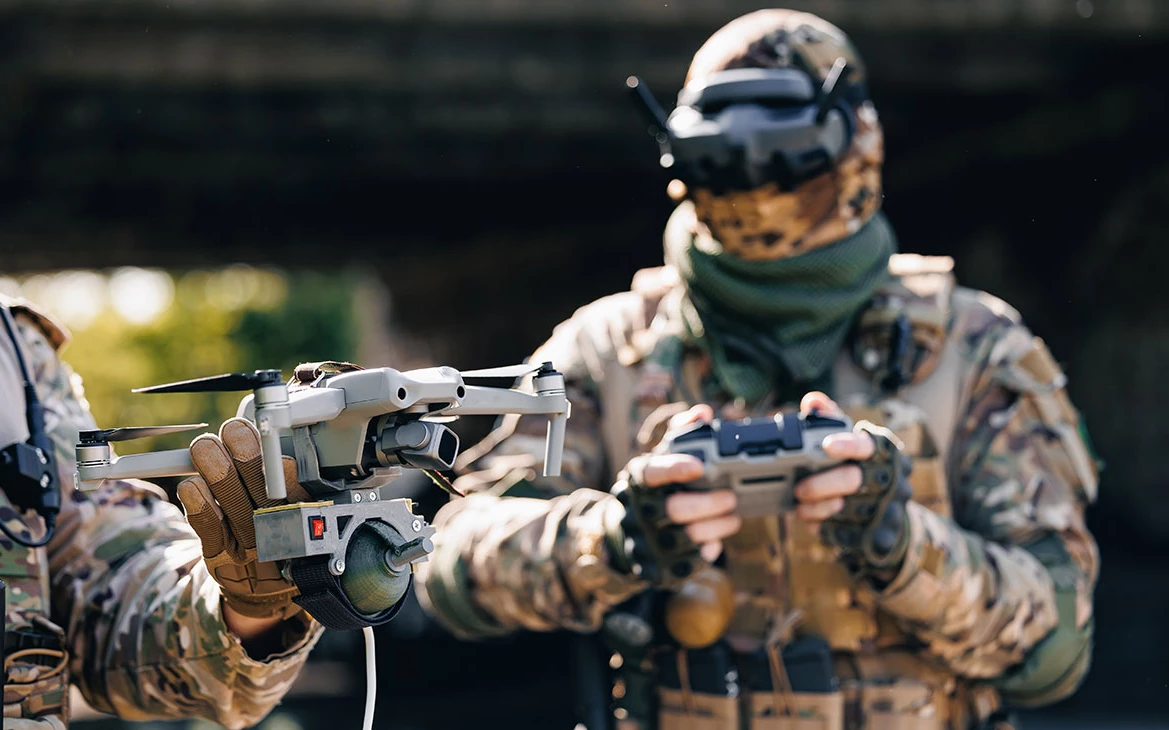
#> input picture hero.webp, 1169 x 730 px
$ python generate.py
#> lines starting #> are read from the running program, lines starting #| are printed output that depends on the picture
# -*- coding: utf-8 -*-
"""Агитационные макеты ВБС: плакат A4, пост, сторис, статус.
Стиль сайта: светлая тема, триколор, фото с лендинга крупно и без затемнения."""
import os, random, qrcode
from PIL import Image, ImageDraw, ImageFont

ROOT = os.path.dirname(os.path.abspath(__file__))
OUT = ROOT
URL = 'https://mozgikom-commits.github.io/vbs-landing/'

BG     = (255, 255, 255)
INK    = (11, 18, 32)
BLUE   = (0, 57, 166)
RED    = (213, 43, 30)
MUTED  = (82, 97, 122)
BORDER = (210, 219, 232)
WHITE  = (255, 255, 255)

F_OSWALD = os.path.join(ROOT, 'fonts/Oswald-var.ttf')
F_INTER = os.path.join(ROOT, 'fonts/Inter-var.ttf')
HERO = os.path.join(ROOT, '..', 'hero.webp')
LOGO = os.path.join(ROOT, '..', 'logo.png')

def font(family, size, weight='Regular'):
    f = ImageFont.truetype(F_OSWALD if family == 'o' else F_INTER, size)
    if weight != 'Regular':
        try: f.set_variation_by_name(weight)
        except Exception: pass
    return f

def logo(size):
    return Image.open(LOGO).convert('RGBA').resize((size, size), Image.LANCZOS)

def put_logo(canvas, xy, size):
    lg = logo(size); canvas.paste(lg, xy, lg)

def photo(box_w, box_h, focus_y=0.5, focus_x=0.5):
    im = Image.open(HERO).convert('RGB')
    w, h = im.size
    scale = max(box_w / w, box_h / h)
    nw, nh = int(w * scale + .5), int(h * scale + .5)
    im = im.resize((nw, nh), Image.LANCZOS)
    left = int((nw - box_w) * focus_x)
    top = int((nh - box_h) * focus_y)
    return im.crop((left, top, left + box_w, top + box_h))

def tricolor(canvas, y, h):
    d = ImageDraw.Draw(canvas); W = canvas.width
    d.rectangle([0, y, W // 3, y + h], fill=WHITE)
    d.rectangle([W // 3, y, 2 * W // 3, y + h], fill=BLUE)
    d.rectangle([2 * W // 3, y, W, y + h], fill=RED)

def torn(canvas, y, depth, color=BG, seed=7, step=70):
    d = ImageDraw.Draw(canvas)
    rnd = random.Random(seed)
    W, H = canvas.size
    pts = [(0, y + rnd.randint(-6, 6))]
    x = 0
    while x < W:
        x = min(W, x + step)
        pts.append((x, y + rnd.randint(-depth // 2, depth // 2)))
    pts += [(W, H), (0, H)]
    d.polygon(pts, fill=color)

# [22 lines left out: functions hud, down_hint, qr_image, not called in this run]

def top_band(im, h, text, f):
    W = im.width
    band = Image.new('RGB', (W, h), (8, 15, 30))
    im.paste(Image.blend(im.crop((0, 0, W, h)), band, 0.55), (0, 0))
    ImageDraw.Draw(im).text((W // 2, h // 2), text, font=f, fill=WHITE, anchor='mm')

# --------- 1. Плакат A4 ---------
def build_poster():
    W, H = 2480, 3508
    M = 150
    im = Image.new('RGB', (W, H), BG)
#> im: PIL image 2480x3508 RGB; every value is 255
    d = ImageDraw.Draw(im)

    ph_h = 1640
    im.paste(photo(W, ph_h, focus_y=0.42), (0, 0))
#> in photo, im is the input picture: PIL image 1169x730 RGB; mean R, G, B 73.7, 71.6, 66.8
#> in photo, `return im.crop((left, top, left + box_w, top + box_h))`:
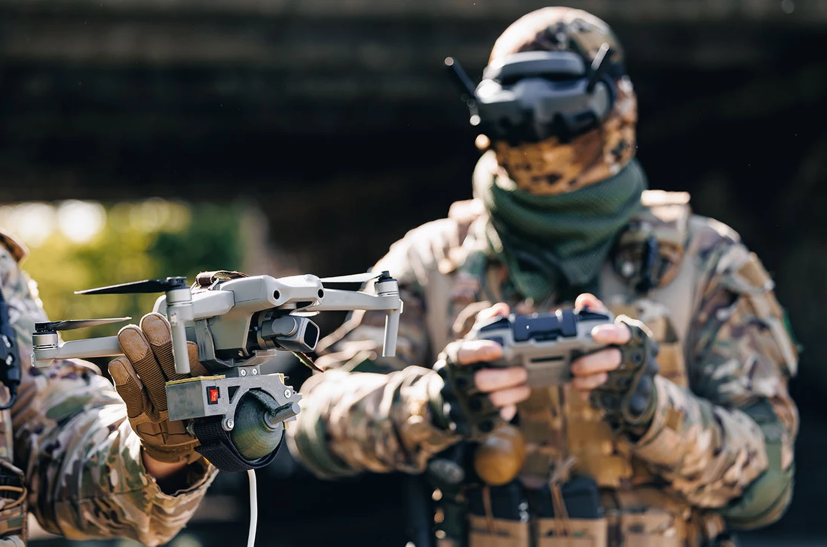
#> returned value: PIL image 2480x1640 RGB (shown at 1/3 size); mean R, G, B 75.5, 73.1, 67.9
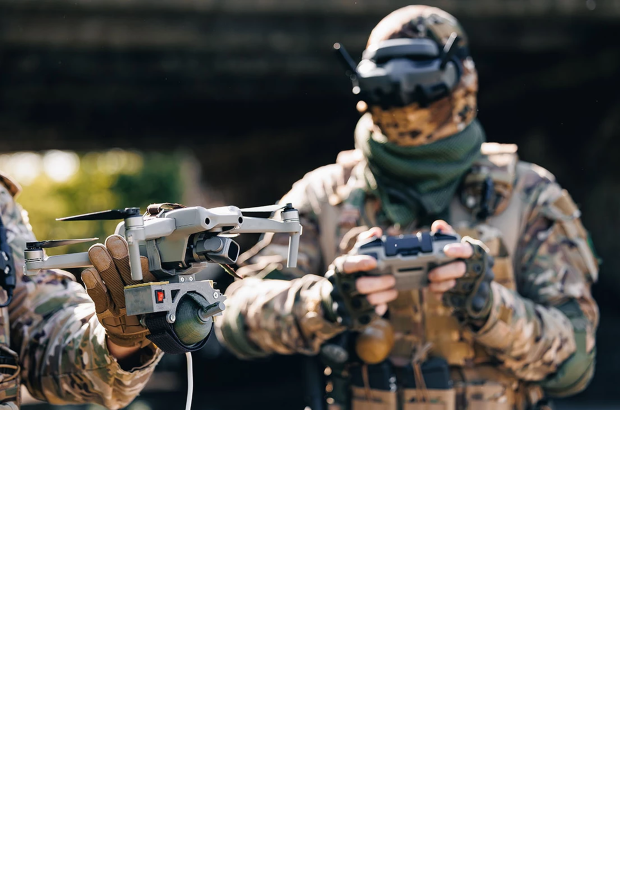
#> im: PIL image 2480x3508 RGB (shown at 1/4 size); mean R, G, B 171.1, 170, 167.5
    torn(im, ph_h - 8, 90, seed=11, step=80)
    tricolor(im, 0, 22)
    top_band(im, 150, 'МИНОБОРОНЫ РФ  •  ПРИМОРСКИЙ КРАЙ, С. ПОКРОВКА', font('o', 46, 'Medium'))
#> in top_band, `band = Image.new('RGB', (W, h), (8, 15, 30))`:
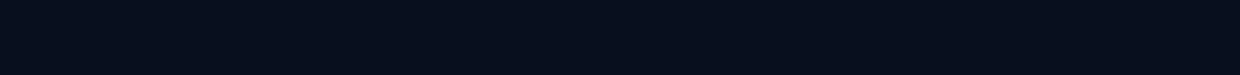
#> band: PIL image 2480x150 RGB (shown at 1/2 size); mean R, G, B 8, 15, 30
#> in top_band, `ImageDraw.Draw(im).text((W // 2, h // 2), text, font=f, fill=WHITE, an..`:
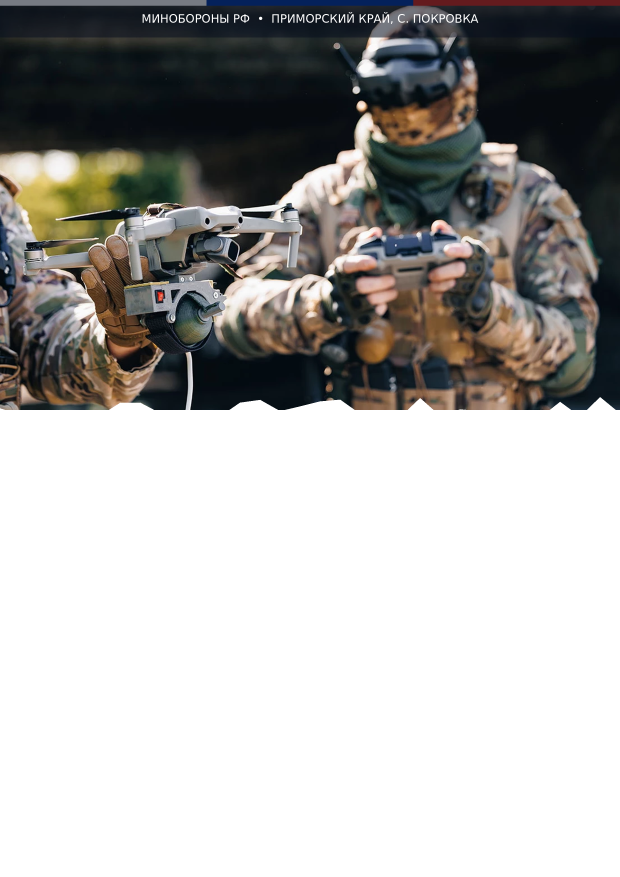
#> im: PIL image 2480x3508 RGB (shown at 1/4 size); mean R, G, B 171.2, 170.1, 168.1

    y = ph_h + 40
    put_logo(im, (M, y), 210)
    d.text((M + 250, y + 12), 'ВОЙСКА', font=font('o', 64, 'Bold'), fill=INK, anchor='la')
    d.text((M + 250, y + 82), 'БЕСПИЛОТНЫХ СИСТЕМ', font=font('o', 64, 'Bold'), fill=BLUE, anchor='la')
    y += 240

    d.text((W // 2, y), 'СЛУЖБА ПО КОНТРАКТУ', font=font('o', 118, 'Bold'), fill=INK, anchor='ma')
    y += 160

    w1 = 1060; box_h = 330
    hud(im, [M, y, M + w1, y + box_h], radius=18)
    d.text((M + w1 // 2, y + 64), '2 000 000 ₽', font=font('o', 116, 'Bold'), fill=RED, anchor='ma')
    d.text((M + w1 // 2, y + 226), 'единовременно при заключении', font=font('i', 40), fill=MUTED, anchor='ma')

    x2 = W - M - w1
    hud(im, [x2, y, x2 + w1, y + box_h], radius=18)
    d.text((x2 + w1 // 2, y + 64), 'от 210 000 ₽/мес.', font=font('o', 90, 'Bold'), fill=RED, anchor='ma')
    d.text((x2 + w1 // 2, y + 226), 'довольствие в зоне СВО', font=font('i', 40), fill=MUTED, anchor='ma')
    y += box_h + 70

    qr_px = 620; pad = 40
    qx = (W - qr_px) // 2
    d.rounded_rectangle([qx - pad, y, qx + qr_px + pad, y + qr_px + 2 * pad], radius=34, fill=BLUE)
    d.rounded_rectangle([qx - pad + 12, y + 12, qx + qr_px + pad - 12, y + qr_px + 2 * pad - 12], radius=26, fill=WHITE)
    im.paste(qr_image(qr_px), (qx, y + pad))
    y += qr_px + 2 * pad + 40

    d.text((W // 2, y), 'НАВЕДИ КАМЕРУ И ПОДАЙ ЗАЯВКУ ОНЛАЙН', font=font('o', 62, 'SemiBold'), fill=BLUE, anchor='ma')
    y += 100
    d.text((W // 2, y), 'Приморский край, Октябрьский район, с. Покровка  •  пункт отбора', font=font('i', 40), fill=INK, anchor='ma')

    tricolor(im, H - 22, 22)
    im.save(os.path.join(OUT, 'Плакат_А4_ВБС.png'), 'PNG')
    im.save(os.path.join(OUT, 'Плакат_А4_ВБС.pdf'), 'PDF', resolution=300)
    return y, ['Плакат_А4_ВБС.png', 'Плакат_А4_ВБС.pdf']

# --------- 2. Пост 1080 ---------
# [86 lines left out: functions build_square, build_story, build_status, not called in this run]

#> (the run stopped early here; a loop or call above may not have finished)
